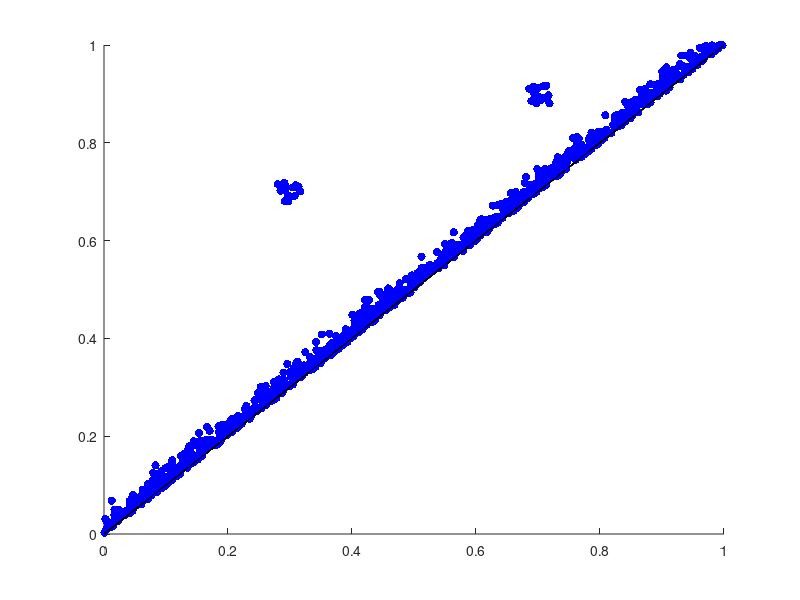

Here is the MATLAB script that generated this plot:
%------------------------------------------------------------------------
% The purpose of this program is to produce random PDs for evaluating the
% PB method
%------------------------------------------------------------------------
% random persistence diagram
% range from 0 to 1
% density: different number of points on PDs
% distribution: a PD from a certain category follows a distribution
%

num_b = 50;
class_num = 5;
ele_num = 20;
tau = 0.02;

% different distribution:
wrdir_path = fullfile(cd, 'data','randomPD4distribution');
if ~exist(wrdir_path)
    mkdir(wrdir_path);
end

long_per = [0 0; 0.1 0.8; 0.3 0.7; 0.7 0.9];

% without long-persistence point
for j = 1:ele_num
    num_pt = num_b;
    birth = zeros(1,num_pt);
    death = zeros(1,num_pt);
    for k = 1:num_pt
        a = rand;
        b = tau*abs(randn);
        while a-b/2 < 0 || a + b/2 > 1
            a = rand;
            b = tau*abs(randn);
        end
        birth(k) = a - b/2;
        death(k) = a + b/2;
    end
    filename = fullfile(wrdir_path, ['1_' num2str(j) '.txt']);
    fileid = fopen(filename,'w');
    for m = 1:num_pt
       fprintf(fileid, '%.20f %.20f\n',birth(m), death(m));
    end
    fclose(fileid);
end
        
% with one long-persistence point
for i = 2:class_num-1
    for j = 1:ele_num
        num_pt = num_b + 1;
        birth = zeros(1,num_pt);
        death = zeros(1,num_pt);
        birth(1) = long_per(i,1)+sign(rand-0.5)*tau*rand;
        death(1) = long_per(i,2)+sign(rand-0.5)*tau*rand;
        for k = 2:num_pt
            a = rand;
            b = tau*abs(randn);
            while a-b/2 < 0 || a + b/2 > 1
            	a = rand;
                b = tau*abs(randn);
            end
            birth(k) = a - b/2;
            death(k) = a + b/2;
        end
        filename = fullfile(wrdir_path, [num2str(i) '_' num2str((i-1)*ele_num + j) '.txt']);
        fileid = fopen(filename,'w');
        for m = 1:num_pt
            fprintf(fileid, '%.20f %.20f\n',birth(m), death(m));
        end
        fclose(fileid);
    end 
end

% with one long-persistence point
for j = 1:ele_num
    num_pt = num_b+2;
    birth = zeros(1,num_pt);
    death = zeros(1,num_pt);
    birth(1) = long_per(3,1)+sign(rand-0.5)*tau*rand;
    death(1) = long_per(3,2)+sign(rand-0.5)*tau*rand;
    birth(2) = long_per(4,1)+sign(rand-0.5)*tau*rand;
    death(2) = long_per(4,2)+sign(rand-0.5)*tau*rand;
    for k = 3:num_pt
        a = rand;
        b = tau*abs(randn);
        while a-b/2 < 0 || a + b/2 > 1
            a = rand;
            b = tau*abs(randn);
        end
        birth(k) = a - b/2;
        death(k) = a + b/2;
    end
    scatter(birth, death,'b','filled');
    hold on
    plot([0 1], [0 1], 'Color',[0 0 0]);
    filename = fullfile(wrdir_path, ['5_' num2str(j) '.txt']);
    fileid = fopen(filename,'w');
    for m = 1:num_pt
       fprintf(fileid, '%.20f %.20f\n',birth(m), death(m));
    end
    fclose(fileid);
end
 %plot([0 1], [0 1], 'Color',[0 0 0])
 
% different density:
num_b = 50;
class_num = 5;
ele_num = 20;
tau = 0.02;


wrdir_path = fullfile(cd,'data', 'randomPD4density');
if ~exist(wrdir_path)
    mkdir(wrdir_path);
end

for i = 1:class_num
    for j = 1:ele_num
        num_pt = num_b + i;
        birth = zeros(1,num_pt);
        death = zeros(1,num_pt);
        for ii = 1:i
            birth(ii) = long_per(2,1)+sign(rand-0.5)*tau*rand;
            death(ii) = long_per(2,2)+sign(rand-0.5)*tau*rand;
        end    
        for k = i+1:num_pt
            a = rand;
            b = tau*abs(randn);
            while a-b/2 < 0 || a + b/2 > 1
            	a = rand;
                b = tau*abs(randn);
            end
            birth(k) = a - b/2;
            death(k) = a + b/2;
        end
        filename = fullfile(wrdir_path, [num2str(i) '_' num2str((i-1)*ele_num + j) '.txt']);
        fileid = fopen(filename,'w');
        for m = 1:num_pt
            fprintf(fileid, '%.20f %.20f\n',birth(m), death(m));
        end
        fclose(fileid);
    end 
end
